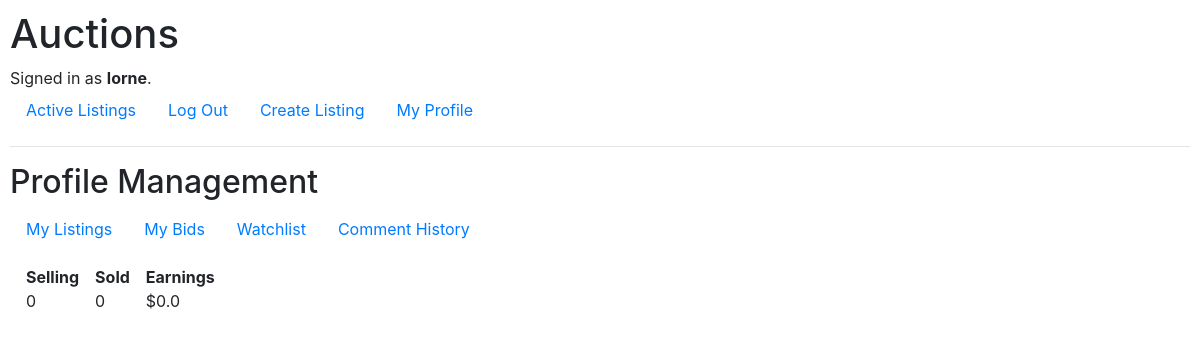
Screenshot of /user (signed in) with the database file from the repository.
### auctions/models.py (models this page shows, shortened)
class User(AbstractUser):
    id = models.AutoField(primary_key=True)
    watching = models.ManyToManyField('Listing', blank=True, null=True)
    selling_num = models.IntegerField(default=0)
    sold_num = models.IntegerField(default=0)
    earnings = models.FloatField(default=0)

### auctions/views/usermng.py (the view)
# urls.py: path("user", usermng.viewuser, name="viewuser"),
@login_required
def viewuser(request):
    return render(request, 'auctions/user/viewuser.html', {
        'user': request.user
    })

### auctions/templates/auctions/user/viewuser.html
{% extends "auctions/user/layout.html" %}
{% block userbody %}
<ul class="list-unstyled d-flex px-2 py-2">
    <li class="me3 px-2 py-2">
        <b>Selling</b>
        <div>{{ user.selling_num }}</div>
    </li>
    <li class="me3 px-2 py-2">
        <b>Sold</b>
        <div>{{ user.sold_num }}</div>
    </li>
    <li class="me3 px-2 py-2">
        <b>Earnings</b>
        <div>${{ user.earnings }}</div>
    </li>
</ul>
{% endblock %}

### auctions/templates/auctions/layout.html (shortened to what this page needs)
{% load static %}
<!DOCTYPE html>
<html lang="en">
    <head>
        <link rel="stylesheet" href="https://stackpath.bootstrapcdn.com/bootstrap/4.4.1/css/bootstrap.min.css">
        <link href="{% static 'auctions/styles.css' %}" rel="stylesheet">
    </head>
    <body>
        <h1>Auctions</h1>
        <div>
            {% if user.is_authenticated %}
                Signed in as <strong>{{ user.username }}</strong>.
            {% else %}
                Not signed in.
            {% endif %}
        </div>
        <ul class="nav">
            <li class="nav-item">
                <a class="nav-link" href="{% url 'index' %}">Active Listings</a>
            </li>
            {% if user.is_authenticated %}
                <li class="nav-item">
                    <a class="nav-link" href="{% url 'logout' %}">Log Out</a>
                </li>
                <li class="nav-item">
                    <a class="nav-link" href="{% url 'createlisting' %}">Create Listing</a>
                </li>
                <li>
                    <a class="nav-link" href="{% url 'viewuser' %}">My Profile</a>
                </li>
            {% endif %}
        </ul>
        <hr>
        {% block body %}
        {% endblock %}
    </body>
</html>

### auctions/static/auctions/styles.css (style rules this page uses)
body { padding: 10px; }

### rows the page displays
User: username "lorne", selling_num "0", sold_num "0", earnings "0.0"
